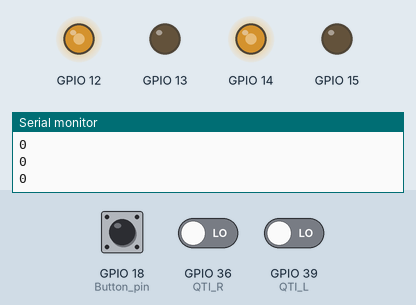
The sketch below on a simulated ESP32. Parts: output pins drawn as LEDs (lit = HIGH), the last lines printed to the serial monitor. The inputs (shaded band) are chosen by the test bench; at power-on: GPIO 36 (QTI_R) LOW, GPIO 39 (QTI_L) LOW, GPIO 18 (Button_pin) LOW.

Above: at 1.2 s.
1.3 s: GPIO 36 (QTI_R) driven HIGH
At 2.4 s:
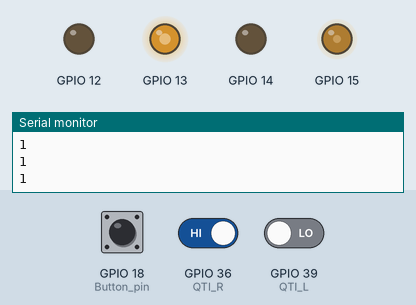
2.8 s: GPIO 39 (QTI_L) driven HIGH
At 3.5 s:
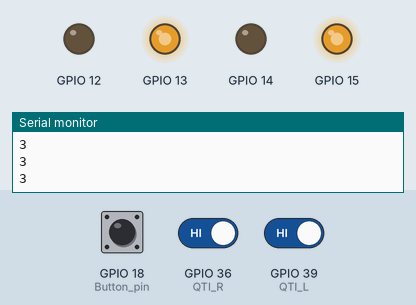
4.3 s: GPIO 36 (QTI_R) driven LOW
At 4.8 s:
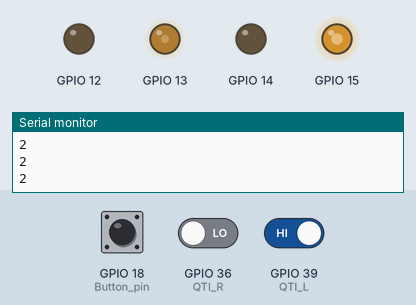
Timing chart, 0 to 7.3 s (numbered marks = the images above; inputs shaded):
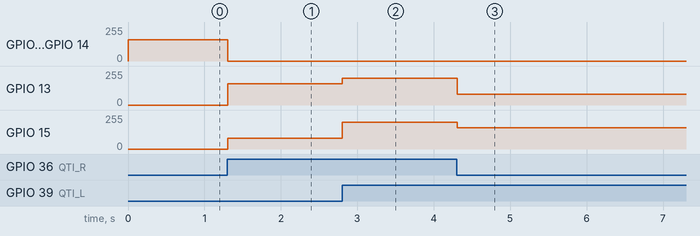

The sketch:

10.Tracking_Robot.ino
```cpp
int QTI_Max, QTI_L = 39, QTI_R = 36, Button_pin = 18;
int Speed = 160;
void setup() {
  Serial.begin(9600);
  pinMode(QTI_L, INPUT);
  pinMode(QTI_R, INPUT);
  pinMode(Button_pin, INPUT);
  for (int i = 12; i <= 15; i++) {
    ledcSetup(i, 255, 8);
    ledcAttachPin(i, i);
  }
  while (digitalRead(Button_pin) == 1);
}
void Motor(int L1, int L2 , int R1, int R2) {
  ledcWrite(12, L1);
  ledcWrite(13, L2);
  ledcWrite(14, R1);
  ledcWrite(15, R2);
}

void loop() {
  QTI_Max = digitalRead(QTI_L) * 2 + digitalRead(QTI_R); // black line returns 1
  Serial.println( QTI_Max);
  delay(5);
  switch (QTI_Max) {
    case 0:
      Motor(Speed, 0, Speed, 0); // backward
      break;
    case 1:
      Motor(0, Speed, 0, Speed / 2); // turn right
      break;
    case 2:
      Motor(0, Speed / 2, 0, Speed); // turn left
      break;
    case 3:
      Motor(0, Speed + 40, 0, Speed + 40); // forward
      break;
  }
}
```

Measured:
- after the input at 1.3 s, GPIO 12, GPIO 14: 159/255 → 0/255 at once; GPIO 13: 0/255 → 159/255 at once; GPIO 15: 0/255 → 80/255 at once
- after the input at 2.8 s, GPIO 13: 159/255 → 199/255 at once; GPIO 15: 80/255 → 199/255 at once
- after the input at 4.3 s, GPIO 13: 199/255 → 80/255 at once; GPIO 15: 199/255 → 159/255 at once
